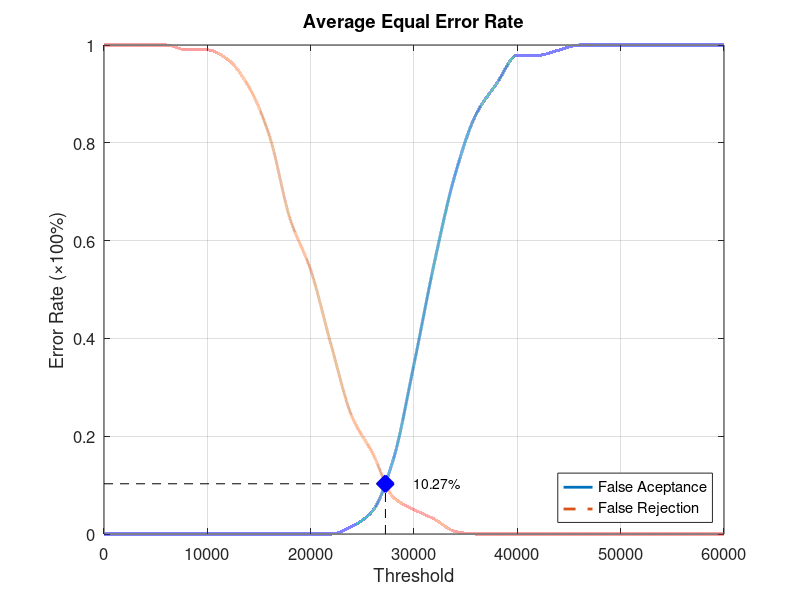
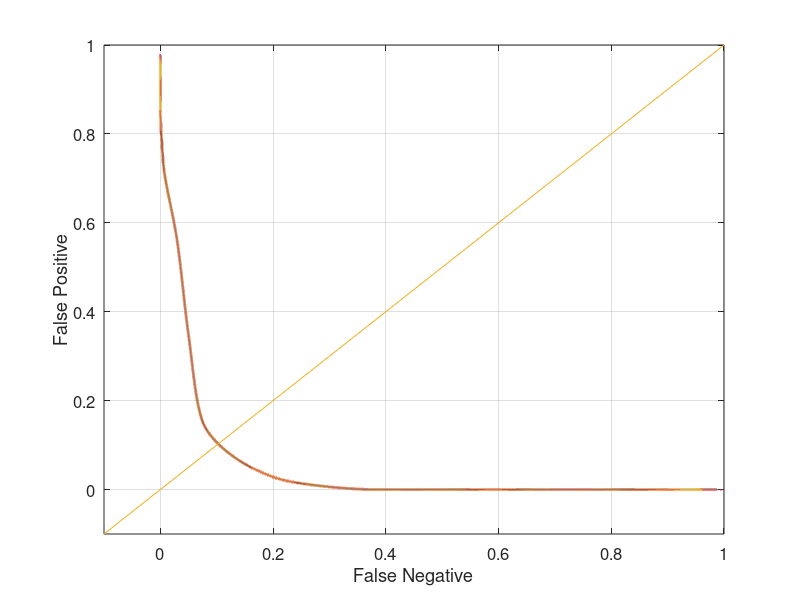

Source code (MATLAB) for these figures, in order:
function yEER = Database2_4
close all;
clear;
clc;
x = 0:2000:60000;
xq = 0:0.5:60000;

y0 = [0 0 0 0 0 0 0 0 0 0 0 0 0.0157895 0.0473684 0.152632 0.347368 0.557895 0.736842 0.857895 0.921053 0.978947 0.978947 0.989474 1 1 1 1 1 1 1 1];
yy0 = interp1(x, y0, xq, 'pchip');
y1 = [1 1 1 1 0.99 0.99 0.97 0.915 0.815 0.645 0.54 0.385 0.24 0.165 0.075 0.05 0.03 0.005 0 0 0 0 0 0 0 0 0 0 0 0 0];
yy1 = interp1(x, y1, xq, 'pchip');

% Calculating EER: 
y2 = abs(y0 - y1);
find(y2 == min(y2))
yy2 = abs(yy0 - yy1);
xEER = find(yy2 == min(yy2));
xEERIndex = xq(xEER) % X-axis EER
yEER = yy0(xEER) % Y-axis EER

main = figure
plot(xq, yy0,'-','LineWidth', 2);	hold on
plot(xq, yy1,'--','LineWidth', 2);	hold on
plot([xEERIndex xEERIndex], [0 yEER], 'k--');	hold on
plot([0 xEERIndex], [yEER yEER], 'k--');	hold on
plot(xEERIndex, yEER, 'bx', 'LineWidth', 10);	hold on
text(xEERIndex + 10 * xEERIndex / 100, yEER, [num2str(round((10000 * yEER)) / 100) '%'])
legend('False Aceptance', 'False Rejection', 'Location', 'SouthEast')
xlabel('Threshold')
ylabel('Error Rate (\times100%)')
title('Average Equal Error Rate')
set(gca, 'FontSize', 12)
axis([0 60000 0 1])
grid on

print(main, 'Database2_4Main', '-dpng');
FNRxFPR = figure('Color', [1 1 1]);
plot(yy1, yy0, '-', yy1, yy0, 'LineWidth', 2);
hold on
y = -0.1:0.1:1
plot(y, y); 
set(gca, 'FontSize', 12)
xlabel('False Negative')
ylabel('False Positive')
axis([-0.1 1 -0.1 1])
set(gca, 'FontSize', 12)
grid on

print(FNRxFPR, 'Database2_4FNRxFPR','-dpng');
end
